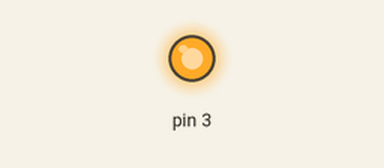
Recording of a sketch running on a simulated Arduino Uno, built with avr-gcc and run on an emulated ATmega328P. Parts: output pins drawn as LEDs (lit = HIGH).

Above: at 1.2 s.
At 23.7 s:
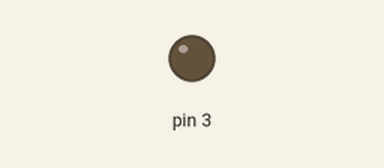
Timing chart, 0 to 25.9 s (numbered marks = the images above):
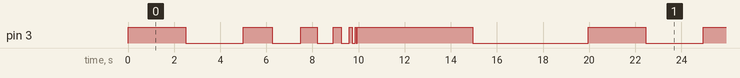

The sketch:

Faster.ino
```cpp
int counter=1;
void setup() {
  pinMode(3,OUTPUT);
}

void loop() {
  for(int i=0;i<8;i++)
  {
    counter++;
    if(counter==1)
    {
      digitalWrite(3,HIGH);
      delay(5000);
      digitalWrite(3,LOW);
      delay(5000);
    }
    else if(counter==2)
    {
      digitalWrite(3,HIGH);
      delay(2500);
      digitalWrite(3,LOW);
      delay(2500);
    }
    else if(counter==3)
    {
      digitalWrite(3,HIGH);
      delay(1250);
      digitalWrite(3,LOW);
      delay(1250);
    }
    else if(counter==4)
    {
      digitalWrite(3,HIGH);
      delay(700);
      digitalWrite(3,LOW);
      delay(700);
    }
    else if(counter==5)
    {
      digitalWrite(3,HIGH);
      delay(350);
      digitalWrite(3,LOW);
      delay(350);
    }
    else if(counter==6)
    {
      digitalWrite(3,HIGH);
      delay(125);
      digitalWrite(3,LOW);
      delay(125);
    }
     else if(counter==7)
    {
      digitalWrite(3,HIGH);
      delay(50);
      digitalWrite(3,LOW);
      delay(50);
    }
    else
    {
      counter=0;
    }

  }


}
```

Measured:
- by itself, pin 3: repeats every 20.0 s: LOW 2.5 s, HIGH 1.3 s, LOW 1.3 s, HIGH 0.70 s, LOW 0.70 s, HIGH 0.35 s, LOW 0.35 s, HIGH 0.13 s, LOW 0.13 s, HIGH 0.05 s, LOW 0.05 s, HIGH 5.0 s, LOW 5.0 s, HIGH 2.5 s
- by itself, everything shown: repeats every 20.0 s, in 14 steps
